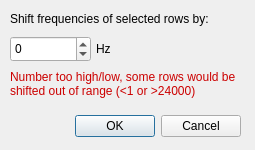
<?xml version="1.0" encoding="UTF-8"?>
<ui version="4.0">
 <class>shiftfreq</class>
 <widget class="QDialog" name="shiftfreq">
  <property name="geometry">
   <rect>
    <x>0</x>
    <y>0</y>
    <width>255</width>
    <height>150</height>
   </rect>
  </property>
  <property name="minimumSize">
   <size>
    <width>255</width>
    <height>150</height>
   </size>
  </property>
  <property name="maximumSize">
   <size>
    <width>255</width>
    <height>150</height>
   </size>
  </property>
  <property name="windowTitle">
   <string>Dialog</string>
  </property>
  <widget class="QDialogButtonBox" name="buttonBox">
   <property name="geometry">
    <rect>
     <x>30</x>
     <y>110</y>
     <width>211</width>
     <height>32</height>
    </rect>
   </property>
   <property name="orientation">
    <enum>Qt::Horizontal</enum>
   </property>
   <property name="standardButtons">
    <set>QDialogButtonBox::Cancel|QDialogButtonBox::Ok</set>
   </property>
  </widget>
  <widget class="QLabel" name="label">
   <property name="geometry">
    <rect>
     <x>10</x>
     <y>10</y>
     <width>361</width>
     <height>17</height>
    </rect>
   </property>
   <property name="text">
    <string>Shift frequencies of selected rows by:</string>
   </property>
  </widget>
  <widget class="QSpinBox" name="shift">
   <property name="geometry">
    <rect>
     <x>10</x>
     <y>36</y>
     <width>81</width>
     <height>26</height>
    </rect>
   </property>
   <property name="minimum">
    <number>-24000</number>
   </property>
   <property name="maximum">
    <number>24000</number>
   </property>
  </widget>
  <widget class="QLabel" name="label_2">
   <property name="geometry">
    <rect>
     <x>96</x>
     <y>40</y>
     <width>54</width>
     <height>17</height>
    </rect>
   </property>
   <property name="text">
    <string>Hz</string>
   </property>
  </widget>
  <widget class="QLabel" name="warning">
   <property name="geometry">
    <rect>
     <x>10</x>
     <y>70</y>
     <width>231</width>
     <height>41</height>
    </rect>
   </property>
   <property name="styleSheet">
    <string notr="true">color: rgb(204, 0, 0)</string>
   </property>
   <property name="text">
    <string>Number too high/low, some rows would be shifted out of range (&lt;1 or &gt;24000)</string>
   </property>
   <property name="alignment">
    <set>Qt::AlignLeading|Qt::AlignLeft|Qt::AlignTop</set>
   </property>
   <property name="wordWrap">
    <bool>true</bool>
   </property>
  </widget>
 </widget>
 <resources/>
 <connections>
  <connection>
   <sender>buttonBox</sender>
   <signal>accepted()</signal>
   <receiver>shiftfreq</receiver>
   <slot>confirm()</slot>
   <hints>
    <hint type="sourcelabel">
     <x>248</x>
     <y>254</y>
    </hint>
    <hint type="destinationlabel">
     <x>157</x>
     <y>274</y>
    </hint>
   </hints>
  </connection>
  <connection>
   <sender>buttonBox</sender>
   <signal>rejected()</signal>
   <receiver>shiftfreq</receiver>
   <slot>reject()</slot>
   <hints>
    <hint type="sourcelabel">
     <x>316</x>
     <y>260</y>
    </hint>
    <hint type="destinationlabel">
     <x>286</x>
     <y>274</y>
    </hint>
   </hints>
  </connection>
  <connection>
   <sender>shift</sender>
   <signal>valueChanged(int)</signal>
   <receiver>shiftfreq</receiver>
   <slot>validate()</slot>
   <hints>
    <hint type="sourcelabel">
     <x>50</x>
     <y>48</y>
    </hint>
    <hint type="destinationlabel">
     <x>127</x>
     <y>74</y>
    </hint>
   </hints>
  </connection>
 </connections>
 <slots>
  <slot>validate()</slot>
  <slot>confirm()</slot>
 </slots>
</ui>
